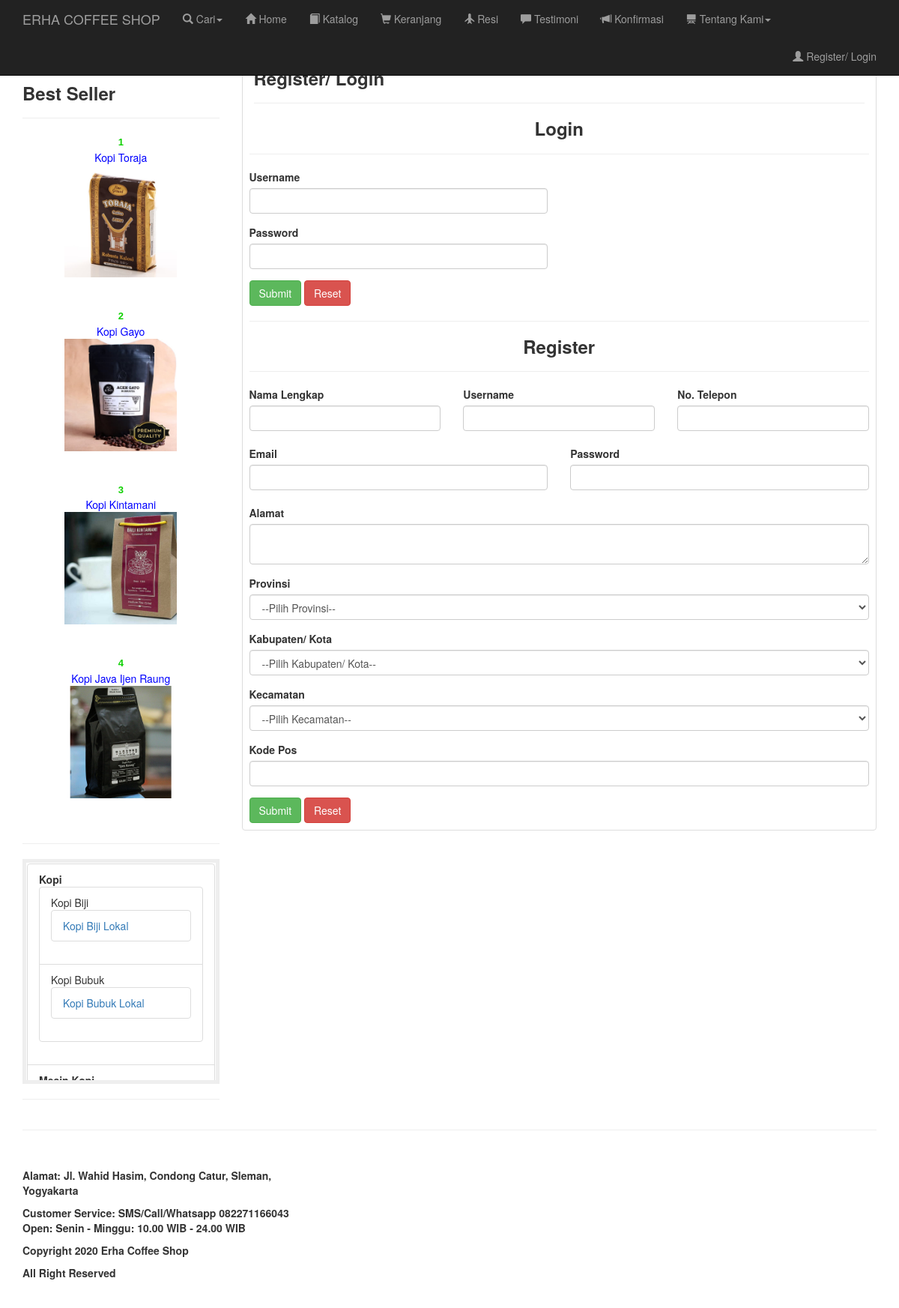
Page /register.html on the committed database.
### tables this page shows
CREATE TABLE `setting` (
  `id_setting` int(11) NOT NULL,
  `judul_setting` varchar(100) NOT NULL,
  `isi_setting` text NOT NULL,
  `updater` varchar(100) NOT NULL,
  `jam_update` time NOT NULL,
  `tgl_update` date NOT NULL
);

CREATE TABLE `navigasi` (
  `id_nav` int(11) NOT NULL,
  `judul` varchar(100) NOT NULL,
  `judul_seo` varchar(100) NOT NULL,
  `isi` text NOT NULL,
  `seo_deskripsi` text NOT NULL,
  `seo_keywords` text NOT NULL,
  `jam_update` time NOT NULL,
  `tgl_update` date NOT NULL,
  `updater` text NOT NULL
);

CREATE TABLE `bseller` (
  `id_bs` int(11) NOT NULL,
  `no_urut` int(11) NOT NULL,
  `judul_bs` int(11) NOT NULL,
  `jam_upload` time NOT NULL,
  `tgl_upload` date NOT NULL,
  `jam_update` time NOT NULL,
  `tgl_update` date NOT NULL,
  `uploader` text NOT NULL,
  `updater` text NOT NULL
);

CREATE TABLE `produk` (
  `id_produk` int(11) NOT NULL,
  `nama_produk` varchar(300) NOT NULL,
  `judul_seo` varchar(300) NOT NULL,
  `seo_keywords` varchar(300) NOT NULL,
  `seo_deskripsi` varchar(300) NOT NULL,
  `deskripsi` text NOT NULL,
  `warna` varchar(100) NOT NULL,
  `berat` varchar(10) NOT NULL,
  `kat` int(11) NOT NULL,
  `subkat` int(11) NOT NULL,
  `supersubkat` int(11) NOT NULL,
  `harga` varchar(50) NOT NULL,
  `diskon` int(11) NOT NULL,
  `harga_diskon` varchar(50) NOT NULL,
  `stok` int(11) NOT NULL,
  `garansi` varchar(25) NOT NULL,
  `uploader` varchar(200) NOT NULL,
  `updater` varchar(200) NOT NULL,
  `jam_upload` time NOT NULL,
  `tgl_upload` date NOT NULL,
  `jam_update` time NOT NULL,
  `tgl_update` date NOT NULL,
  `img` text NOT NULL
);

CREATE TABLE `kategori` (
  `id_kat` int(3) NOT NULL,
  `judul_kat` varchar(100) NOT NULL
);

CREATE TABLE `subkat` (
  `id_subkat` int(3) NOT NULL,
  `id_kat` int(3) NOT NULL,
  `judul_subkat` varchar(100) NOT NULL
);

CREATE TABLE `supersubkat` (
  `id_supersubkat` int(3) NOT NULL,
  `id_kat` int(3) NOT NULL,
  `id_subkat` int(3) NOT NULL,
  `judul_supersubkat` varchar(50) NOT NULL,
  `kategori_seo` varchar(50) NOT NULL
);

### fungsi/base_url.php (called while the page is built, shortened)
<?php
if (!function_exists('base_url')) {
    function base_url($atRoot=FALSE, $atCore=FALSE, $parse=FALSE){
        if (isset($_SERVER['HTTP_HOST'])) {
            $http = isset($_SERVER['HTTPS']) && strtolower($_SERVER['HTTPS']) !== 'off' ? 'https' : 'http';
            $hostname = $_SERVER['HTTP_HOST'];
            $dir =  str_replace(basename($_SERVER['SCRIPT_NAME']), '', $_SERVER['SCRIPT_NAME']);
            $core = preg_split('@/@', str_replace($_SERVER['DOCUMENT_ROOT'], '', realpath(dirname(__FILE__))), NULL, PREG_SPLIT_NO_EMPTY);
            $core = $core[0];
            $tmplt = $atRoot ? ($atCore ? "%s://%s/%s/" : "%s://%s/") : ($atCore ? "%s://%s/%s/" : "%s://%s%s");
            $end = $atRoot ? ($atCore ? $core : $hostname) : ($atCore ? $core : $dir);
            $base_url = sprintf( $tmplt, $http, $hostname, $end );
        }
        else $base_url = 'http://localhost/';
        return $base_url;
    }
}
$base_url = base_url();
?>

### fungsi/setting.php (called while the page is built, shortened)
<?php
$query_namatoko 		= "SELECT isi_setting FROM setting WHERE id_setting = 1 ";
$hasil_namatoko			= mysqli_query($conn,$query_namatoko);
$data_namatoko  		= mysqli_fetch_array($hasil_namatoko);
$namatoko 					= $data_namatoko['isi_setting'];
$query_footer 			= "SELECT isi_setting FROM setting WHERE id_setting = 5 ";
$hasil_footer 			= mysqli_query($conn,$query_footer);
$data_footer   			= mysqli_fetch_array($hasil_footer);
$footer 						= $data_footer['isi_setting'];
?>

### register_form.php (the view, shortened to what this page needs)
<form method="post" id="form-register" action="send.php">
  <div class="row">
    <div class="col-md-12">
      <div class="box box-primary">
        <div class="box-body">
          <div class="row">
            <div class="col-xs-4"><label>Nama Lengkap</label>
              <input class="form-control" name="nama" type="text" id="nama" size="30" required/>
            </div>
            <div class="col-xs-4"><label>Username</label>
              <input class="form-control" name="username" type="text" id="username" size="30" required/>
            </div>
            <div class="col-xs-4"><label>No. Telepon</label>
              <input class="form-control" name="telepon" type="text" id="telepon" size="30" required/>
            </div>
          </div><br/>
          <div class="row">
            <div class="col-xs-6"><label>Email</label>
              <input class="form-control" name="email" type="text" id="email" size="30" required/>
            </div>
            <div class="col-xs-6"><label>Password</label>
              <input class="form-control" name="password" type="password" id="password" size="30" required/>
            </div>
          </div><br/>
          <div class="form-group"><label>Alamat</label>
            <textarea class="form-control" name="alamat" id="alamat" required></textarea>
          </div>
          <div class="form-group"><label>Provinsi</label>
            <select name="prov" id="prov" class="form-control" required>
            <option value="">--Pilih Provinsi--</option>
            </select>
          </div>
          <div class="form-group"><label>Kabupaten/ Kota</label>
            <select name="kot" id="kot" class="form-control" required>
              <option value="">--Pilih Kabupaten/ Kota--</option>
            </select>
          </div>
          <div class="form-group"><label>Kecamatan</label>
            <select name="kec" id="kec" class="form-control" required>
             <option value="">--Pilih Kecamatan--</option>
            </select>
          </div>
          <div class="form-group"><label>Kode Pos</label>
            <input class="form-control" name="kopos" type="text" id="kopos" size="30"/>
          </div>
        </div>
        <div class="box-footer">
          <button type="submit" name="submit" class="btn btn-success">Submit</button>
          <button type="reset" name="reset" class="btn btn-danger">Reset</button>
        </div>
      </div>
    </div>
  </div>
</form>

### register.php (shortened to what this page needs)
<?php session_start();
include 'config.php';
include 'fungsi/base_url.php';
include 'fungsi/setting.php';
$query_navigasi   = "SELECT judul,seo_deskripsi,seo_keywords,isi FROM navigasi WHERE id_nav = 10 ";
$hasil_navigasi   = mysqli_query($conn,$query_navigasi);
$data_navigasi    = mysqli_fetch_array($hasil_navigasi);
?>
<!DOCTYPE html>
<html lang="en">
  <head>
    <link href="<?php echo $base_url ?>template/css/bootstrap.min.css" rel="stylesheet">
    <link href="<?php echo $base_url ?>template/css/shop-item.css" rel="stylesheet">
  </head>
  <body>
    <?php include 'navbar.php'; ?>
    <div class="container">
      <div class="row">
        <div class="col-sm-9 col-sm-push-3">
          <div class="thumbnail">
            <div class="col-md-12">
              <h3><?php echo $data_navigasi['judul']; ?></h3>
              <hr/>
            </div>
            <div class="caption-full">
              <h3 align="center">Login</h3>
              <hr/>
              <?php include "login_form.php" ?>
              <hr/>
              <h3 align="center">Register</h3>
              <hr/>
              <?php include "register_form.php" ?>
            </div>
          </div>
        </div>
        <?php include 'sidebar.php'; ?>
      </div>
      <hr/>
      <?php include 'footer.php'; ?>
    </div>
  </body>
</html>

### navbar.php (shortened to what this page needs)
<nav class="navbar navbar-inverse navbar-fixed-top" role="navigation">
  <div class="container" style="">
    <div class="navbar-header">
      <a class="navbar-brand"  href="<?php echo $base_url ?>"><?php echo $namatoko ?></a>
    </div>
    <div class="collapse navbar-collapse" id="bs-example-navbar-collapse-1">
      <ul class="nav navbar-nav" >
        <li class="dropdown">
          <a href="#" class="dropdown-toggle" data-toggle="dropdown" role="button" aria-haspopup="true" aria-expanded="false">
            <span class='glyphicon glyphicon-search' aria-hidden='true'></span> Cari<span class="caret"></span>
          </a>
        </li>
        <li>
          <a href='<?php echo $base_url ?>index.html'>
            <span class='glyphicon glyphicon-home' aria-hidden='true'></span> Home
          </a>
        </li>
        <li>
          <a href='<?php echo $base_url ?>katalog.html'>
            <span class='glyphicon glyphicon-book' aria-hidden='true'></span> Katalog
          </a>
        </li>
        <li>
          <a href='<?php echo $base_url ?>keranjang.html'>
            <span class='glyphicon glyphicon-shopping-cart' aria-hidden='true'></span> Keranjang
          </a>
        </li>
        <li>
          <a href='<?php echo $base_url ?>resi.html'>
            <span class='glyphicon glyphicon-plane' aria-hidden='true'></span> Resi
          </a>
        </li>
        <li>
          <a href='<?php echo $base_url ?>testimoni.html'>
            <span class='glyphicon glyphicon-comment' aria-hidden='true'></span> Testimoni
          </a>
        </li>
        <li>
          <a href='<?php echo $base_url ?>konfirmasi.html'>
            <span class='glyphicon glyphicon-bullhorn' aria-hidden='true'></span> Konfirmasi
          </a>
        </li>
        <li class="dropdown">
          <a href="#" class="dropdown-toggle" data-toggle="dropdown" role="button" aria-haspopup="true" aria-expanded="false">
            <span class='glyphicon glyphicon-blackboard' aria-hidden='true'></span> Tentang Kami<span class="caret"></span>
          </a>
        </li>
      </ul>
      <ul class="nav navbar-nav navbar-right">
      <li>
        <a title='Keranjang Belanja' href='<?php echo $base_url ?>keranjang.html'>
        </a>
      </li>
        <?php
        if(isset($_SESSION['id_customer']))
        {
          echo "
          <li class='dropdown'>
            <a href='#' class='dropdown-toggle' data-toggle='dropdown' role='button' aria-haspopup='true' aria-expanded='false'>
              <span class='glyphicon glyphicon-user' aria-hidden='true'></span> Hai, ".$sesen_username." <span class='caret'></span>
            </a>
            <ul class='dropdown-menu'>
              <li>
                <a href='$base_url"."logout'>
                  <span class='glyphicon glyphicon-log-out' aria-hidden='true'></span> Logout
                </a>
              </li>
            </ul>
          </li>";
        }
        else
        {
          echo "<li><a href='$base_url"."register.html'><span class='glyphicon glyphicon-user' aria-hidden='true'></span> Register/ Login</a></li>";
        }
        ?>
      </ul>
    </div>
  </div>
</nav>

### modul/mod_bseller.php (shortened to what this page needs)
<h3>Best Seller</h3>
<hr/>
<div align="center">
  <marquee direction="up" height="175" width="160" scrollamount="3" scrolldelay="1" onMouseOut="this.start()" onMouseOver="this.stop()">
    <p align="center">
    <?php
    $sql    = "SELECT a.id_bs, a.no_urut, a.jam_upload, a.tgl_upload, a.uploader,
              b.nama_produk AS judul_bs, c.img AS img, d.judul_seo AS judul_seo
              FROM bseller a
              LEFT JOIN produk b ON b.id_produk = a.judul_bs
              LEFT JOIN produk c ON c.img = b.img
              LEFT JOIN produk d ON d.id_produk = c.id_produk
              ORDER BY a.id_bs ASC";
    $result = mysqli_query($conn, $sql);
    if (mysqli_num_rows($result) > 0)
    {
      while ($data = mysqli_fetch_array($result))
      {
        echo "<b><font face='arial' size='2' color=red'>".$data['no_urut']."</font></b>
              <a href='$base_url"."produk/".$data['judul_seo'].".html' class='info'>
                <br><font color='blue'>".$data['judul_bs']."</font><br>
                <img id='image' src='$base_url"."images/produk/".$data['img']." ' title='".$data['judul_bs']."' alt='".$data['judul_bs']."' style='width:150px; height:150px;' valign='top'/>
              </a>
              <br />
              <br />
              <br />
              ";
      }
    }
    else
    {
      echo "<div id='description'>Belum ada data.</div>";
    }
    ?>
    </p>
  </marquee>
</div>

### modul/mod_kategori.php
<div class="list-group" style="overflow:auto;height:300px;padding:1px;margin:10px auto;border:5px solid #eee">
  <?php
  include "config.php";
  $sql = "SELECT * FROM kategori ORDER BY judul_kat ASC";
  $result = mysqli_query($conn, $sql);
  if (mysqli_num_rows($result) > 0)
  {
    echo '<ul class="list-group">';
    while ($row = mysqli_fetch_assoc($result))
    {
      $id_kat = $row['id_kat'];
      $sql2 = "SELECT * FROM subkat WHERE id_kat='$id_kat'";
      $result2 = mysqli_query($conn, $sql2);
      echo '<li class="list-group-item"><b>'.$row['judul_kat'].'</b>';
        echo '<ul class="list-group">';
          while($row2 = mysqli_fetch_assoc($result2))
          {
            $id_subkat = $row2['id_subkat'];
            $sql3 = "SELECT * FROM supersubkat WHERE id_subkat ='$id_subkat'";
            $result3 = mysqli_query($conn, $sql3);
            echo '<li class="list-group-item">'.$row2['judul_subkat'];
                echo '<ul class="list-group">';
                  while($row3 = mysqli_fetch_assoc($result3))
                  {
                    echo "<li class='list-group-item'><a href='$base_url"."kategori/$row3[kategori_seo]'>".$row3['judul_supersubkat']."</a></li>";
                  }
                echo '</ul>';
            echo '</li>';
          }
        echo '</ul>';
      echo '</li>';
    }
    echo '</ul>';
  }
  ?>
</div>

### footer.php
<footer>
  <div class="row">
      <div class="col-sm-4">
        <?php echo $footer ?>
      </div>
      </div>
</footer>

### template/css/shop-item.css (style rules this page uses)
body { padding-top: 70px; }
.thumbnail { padding: 0; }
.thumbnail .caption-full { padding: 9px; color: #333; }
footer { margin: 50px 0; }

### rows in the picture
setting: isi_setting "ERHA COFFEE SHOP"
navigasi: judul "Register/ Login"
bseller: no_urut "1", produk.nama_produk "Kopi Toraja", produk.img (picture)
bseller: no_urut "2", produk.nama_produk "Kopi Gayo", produk.img (picture)
bseller: no_urut "3", produk.nama_produk "Kopi Kintamani", produk.img (picture)
bseller: no_urut "4", produk.nama_produk "Kopi Java Ijen Raung", produk.img (picture)
kategori: judul_kat "Kopi"
subkat: judul_subkat "Kopi Biji"
supersubkat: judul_supersubkat "Kopi Biji Lokal"
subkat: judul_subkat "Kopi Bubuk"
supersubkat: judul_supersubkat "Kopi Bubuk Lokal"
kategori: judul_kat "Mesin Kopi"
setting: isi_setting "Alamat: Jl. Wahid Hasim, Condong Catur, Sleman, Yogyakarta Customer Service: SMS/Call/Whatsapp 082271166043 Open: Senin - Minggu: 10.00 WIB - 24.00 WIB Copyright 2020 Erha Coffee Shop All Right Reserved"
